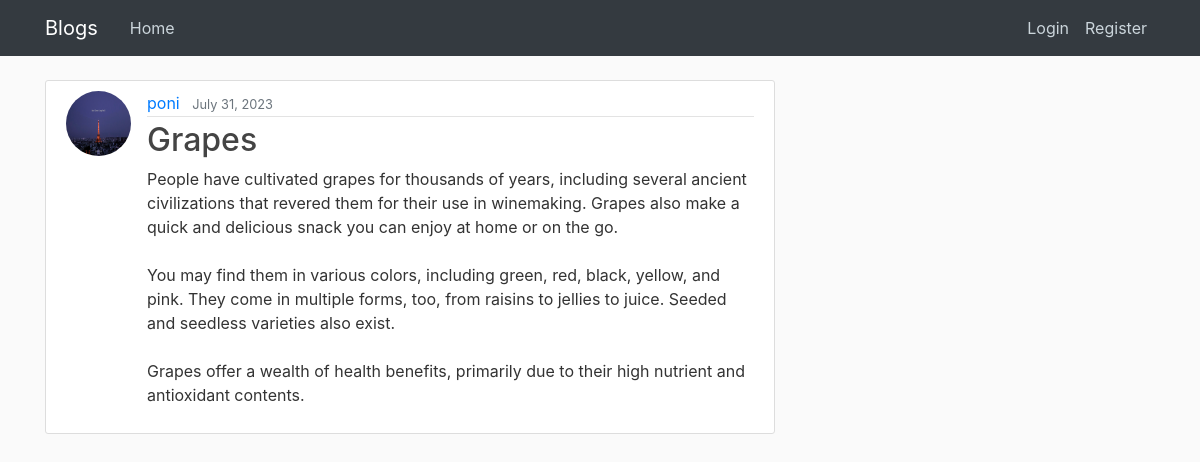
/post/10, run on the app's committed database.
### blog/models.py (models this page shows, shortened)
class Post(models.Model):
    title = models.CharField(max_length=100)
    content = models.TextField()
    date_posted = models.DateTimeField(default=timezone.now)
    author = models.ForeignKey(User, on_delete=models.CASCADE)

### users/models.py (models this page shows, shortened)
class Profile(models.Model):
    user = models.OneToOneField(User, on_delete=models.CASCADE)
    image = models.ImageField(default='default.jpg', upload_to="profile_pics")

### blog/views.py (the view)
# urls.py: path('post/<int:pk>', PostDetailView.as_view(), name='post-detail'),
class PostDetailView(DetailView):
    model = Post
    template_name = 'blog/post_detail.html'

### blog/templates/blog/post_detail.html (shortened to what this page needs)
{%extends "blog/base.html"%} {% block content %}
<article class="media content-section">
  <img
    src="{{object.author.profile.image.url}}"
    class="rounded-circle article article-img"
  />
  <div class="media-body">
    <div class="article-metadata">
      <a class="mr-2" href="{% url 'user-post' post.author.username %}">{{ object.author }}</a>
      <small class="text-muted">{{ object.date_posted|date:"F d, Y"}}</small>
    </div>
    <h2 class="article-title">{{ object.title }}</h2>
    <p class="article-content">{{ object.content }}</p>
  </div>
</article>
{% endblock %}

### blog/static/blog/main.css (style rules this page uses)
body { background: #fafafa; color: #333333; margin-top: 5rem; }
h1, h2, h3, h4, h5, h6 { color: #444444; }
.content-section { background: #ffffff; padding: 10px 20px; border: 1px solid #dddddd; border-radius: 3px; margin-bottom: 20px; }
.article-title { color: #444444; }
.article-content { white-space: pre-line; }
.article-img { height: 65px; width: 65px; margin-right: 16px; }
.article-metadata { padding-bottom: 1px; margin-bottom: 4px; border-bottom: 1px solid #e3e3e3; }

### data on the page
Post: author.profile.image (picture), author "poni", date_posted "July 31, 2023", title "Grapes", content "People have cultivated grapes for thousands of years, including several ancient civilizations that revered them for their use in winemaking. Grapes also make a quick and delicious snack you can enjoy at home or on the go. You may find them in various colors, including green, red, black, yellow, and pink. They come in multiple forms, too, from raisins to jellies to juice. Seeded and seedless varieties also exist. Grapes offer a wealth of health benefits, primarily due to their high nutrient and antioxidant contents."
